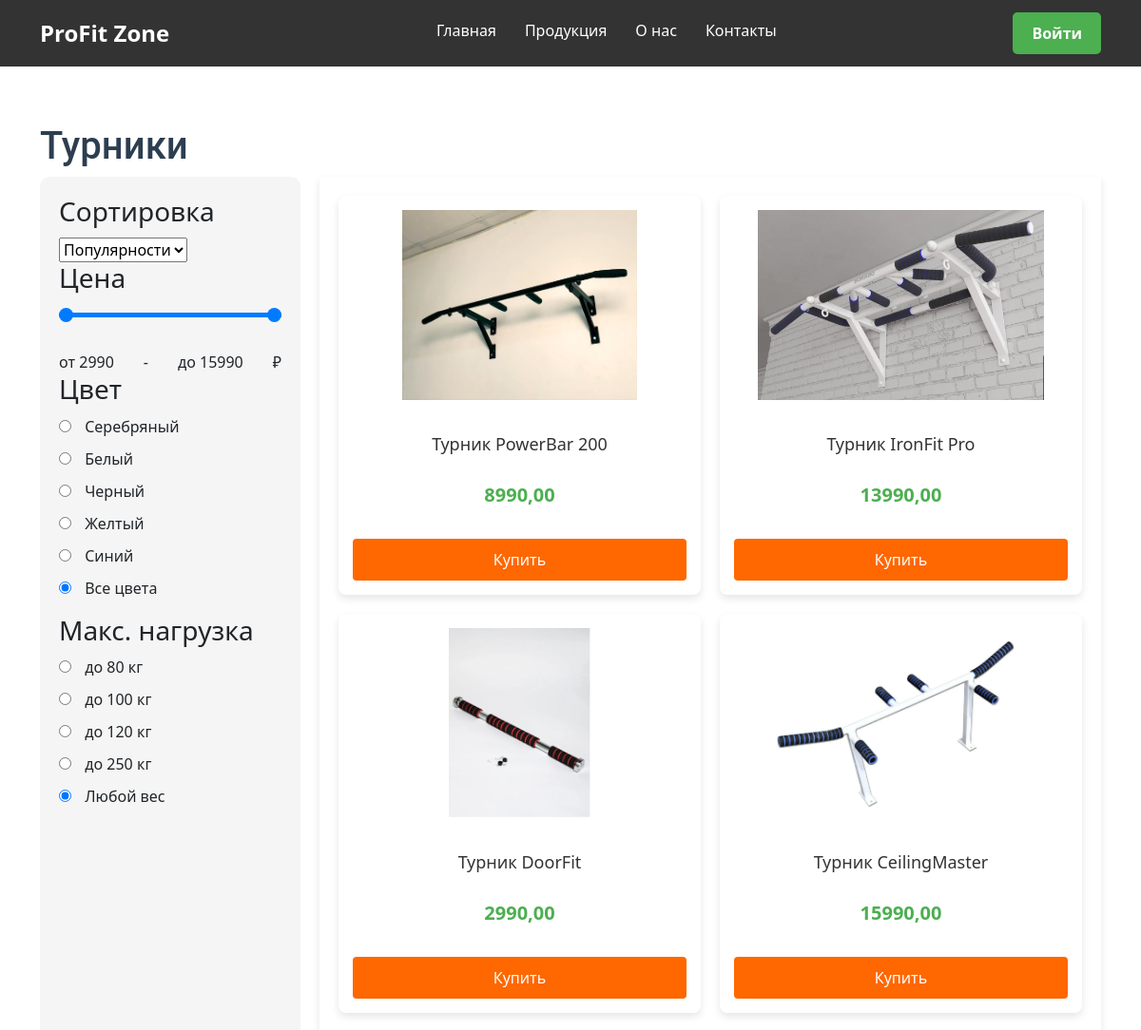
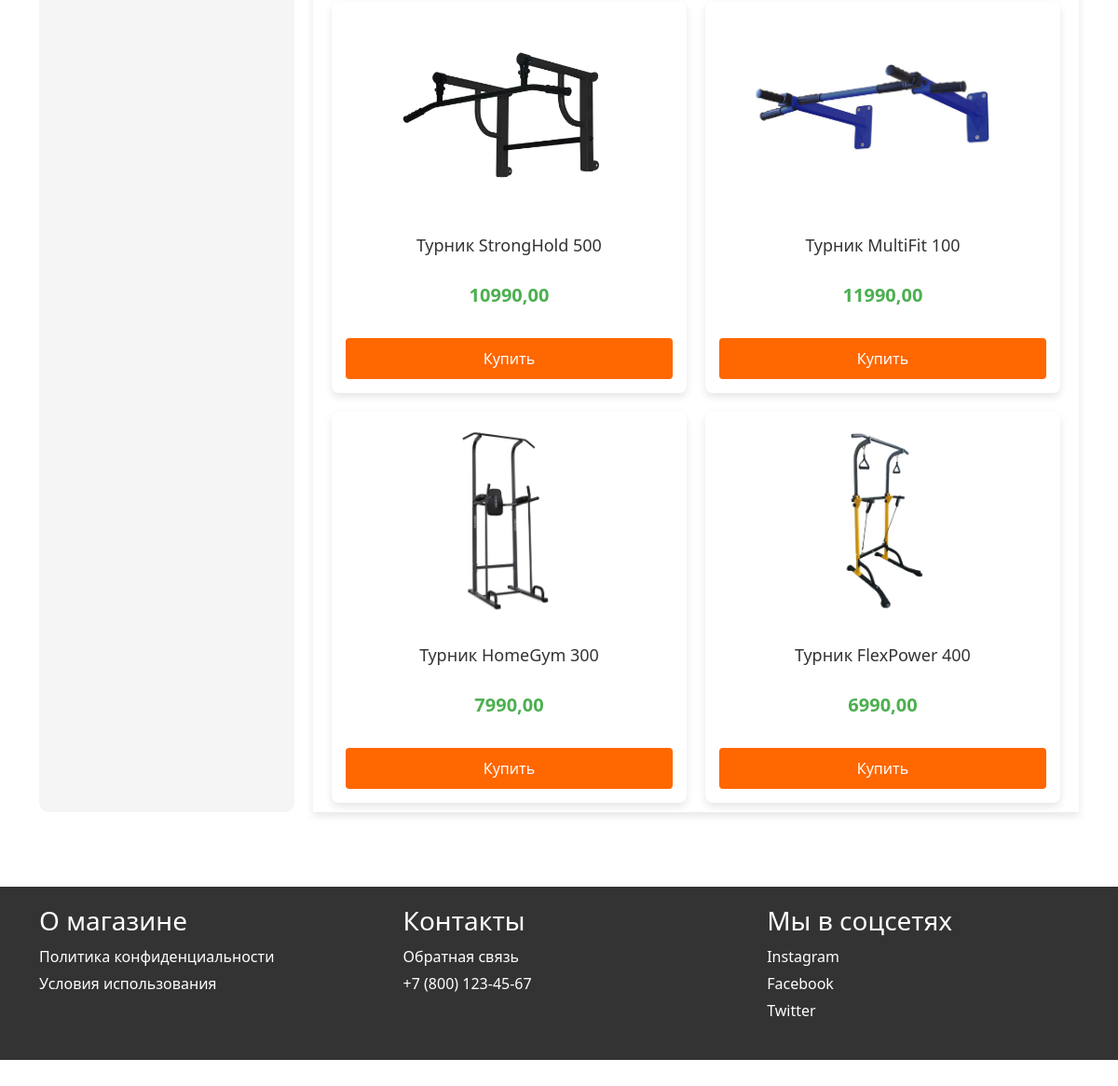
Screenshot of /horizontal_bars/ with the database file from the repository (2 pictures, top to bottom).
### main/models.py (models this page shows, shortened)
class Product(PolymorphicModel):
    id = models.AutoField(primary_key=True)
    name = models.CharField(max_length=255)
    description = models.TextField()
    price = models.DecimalField(max_digits=10, decimal_places=2)
    popularity = models.IntegerField(default=0)
    img = models.ImageField(upload_to='images/', blank=True, null=True)

class HorizontalBar(Product):
    in_bundle = models.TextField(help_text="Список товаров в комплекте")
    installation_type = models.CharField(max_length=255)
    max_load = models.CharField(max_length=100)
    material = models.CharField(max_length=255)
    dimensions = models.TextField(help_text="Габариты в см")
    packaging_parameters = models.TextField(help_text="Параметры упаковки")
    bar_diameter = models.CharField(max_length=100)
    distance_between = models.CharField(max_length=100)
    warranty = models.CharField(max_length=100)
    color = models.CharField(max_length=30)

class Product(PolymorphicModel):
    id = models.AutoField(primary_key=True)
    name = models.CharField(max_length=255)
    description = models.TextField()
    price = models.DecimalField(max_digits=10, decimal_places=2)
    popularity = models.IntegerField(default=0)
    img = models.ImageField(upload_to='images/', blank=True, null=True)

### main/views.py (the view)
# urls.py: path('horizontal_bars/', views.horizontal_bars, name='horizontal_bars'),
def horizontal_bars(request):
    login_form = LoginForm()
    register_form = RegisterForm()
    COLOR_MAP = {
        'Серебряный': 'silver',
        'Белый': 'white',
        'Черный': 'black',
        'Желтый': 'yellow',
        'Синий': 'blue',
        'Все цвета': 'all'
    }
    sort_by = request.GET.get('sort_by', 'popularity')
    min_price = request.GET.get('min_price', 2990)
    max_price = request.GET.get('max_price', 15990)
    color = request.GET.get('color')
    load_limits = request.GET.get('load_limits')
    selected_color_eng = COLOR_MAP.get(color)
    bars = HorizontalBar.objects.filter(price__gte=min_price, price__lte=max_price)
    if selected_color_eng == 'all' or selected_color_eng == None:
        pass
    else:
        bars = bars.filter(color=selected_color_eng)
    if load_limits == 'Любой' or load_limits == None:
        pass
    else:
        bars = bars.filter(max_load=load_limits)
    if sort_by == 'price':
        bars = bars.order_by('price')
    else:
        bars = bars.order_by('-popularity')
    context = {
        'horizontal_bars_sort': bars,
        'sort_by': sort_by,
        'min_price': min_price,
        'max_price': max_price,
        'colors': color,
        'load_limits': load_limits,
        'login_form': login_form,
        'register_form': register_form,
    }
    if request.headers.get('x-requested-with') == 'XMLHttpRequest':
        return render(request, 'main/includes/horizontal_bars_list.html', context)
    return render(request, 'main/horizontal_bars.html', context)

### main/forms.py
class LoginForm(AuthenticationForm):
    username = forms.CharField(label='Имя пользователя', max_length=100)
    password = forms.CharField(label='Пароль', widget=forms.PasswordInput)

class RegisterForm(UserCreationForm):
    email = forms.EmailField(label='Email', required=True)
    username = forms.CharField(label='Имя пользователя')
    password1 = forms.CharField(label='Пароль', widget=forms.PasswordInput)
    password2 = forms.CharField(label='Подтвердите пароль', widget=forms.PasswordInput)
    class Meta:
        model = User
        fields = ['username', 'email', 'password1', 'password2']

### main/templates/main/horizontal_bars.html (shortened to what this page needs)
{% extends 'main/layout.html' %}
{% load static %}
{% block content %}
<section class="product-section">
    <div class="container">
        <h1>Турники</h1>
        <div class="product-layout">
            <aside class="filters">
                <h3>Сортировка</h3>
                <select name="sort_by" id="sortSelect">
                    <option value="popularity" {% if sort_by == 'popularity' %}selected{% endif %}>Популярности</option>
                </select>
                <h3>Цена</h3>
                <div class="price-slider-container">
                    <input type="range" id="minPriceRange" min="2990" max="15990" value="{{ request.GET.min_price|default:2990 }}" class="price-range" name="min_price">
                    <input type="range" id="maxPriceRange" min="2990" max="15990" value="{{ request.GET.max_price|default:15990 }}" class="price-range" name="max_price">
                </div>
                <div class="price-range-display">
                    <span id="priceMinDisplay">от {{ request.GET.min_price|default:2990 }}</span> - <span id="priceMaxDisplay">до {{ request.GET.max_price|default:15990 }}</span> ₽
                </div>
                <h3>Цвет</h3>
                <ul>
                    <li><input type="radio" id="silver" name="color" value="Серебряный" {% if 'Серебряный' in colors %}checked{% endif %}> <label for="silver">Серебряный</label></li>
                    <li><input type="radio" id="white" name="color" value="Белый" {% if 'Белый' in colors %}checked{% endif %}> <label for="white">Белый</label></li>
                    <li><input type="radio" id="black" name="color" value="Черный" {% if 'Черный' in colors %}checked{% endif %}> <label for="black">Черный</label></li>
                    <li><input type="radio" id="yellow" name="color" value="Желтый" {% if 'Желтый' in colors %}checked{% endif %}> <label for="yellow">Желтый</label></li>
                    <li><input type="radio" id="blue" name="color" value="Синий" {% if 'Синий' in colors %}checked{% endif %}> <label for="blue">Синий</label></li>
                    <li><input type="radio" id="all" name="color" value="Все цвета" {% if colors %}{% else %}checked{% endif %}{% if 'Все цвета' in colors %}checked{% endif %}> <label for="all">Все цвета</label></li>
                </ul>
                <h3>Макс. нагрузка</h3>
                <ul>
                    <li><input type="radio" id="80kg" name="load_limits" value="до 80 кг" {% if 'до 80 кг' in load_limits %}checked{% endif %}> <label for="80kg">до 80 кг</label></li>
                    <li><input type="radio" id="100kg" name="load_limits" value="до 100 кг" {% if 'до 100 кг' in load_limits %}checked{% endif %}> <label for="100kg">до 100 кг</label></li>
                    <li><input type="radio" id="120kg" name="load_limits" value="до 120 кг" {% if 'до 120 кг' in load_limits %}checked{% endif %}> <label for="120kg">до 120 кг</label></li>
                    <li><input type="radio" id="250kg" name="load_limits" value="до 250 кг" {% if 'до 250 кг' in load_limits %}checked{% endif %}> <label for="250kg">до 250 кг</label></li>
                    <li><input type="radio" id="all" name="load_limits" value="Любой" {% if load_limits %}{% else %}checked{% endif %}{% if 'Любой' in load_limits %}checked{% endif %}> <label for="all">Любой вес</label></li>
                </ul>
            </aside>
            <div class="products">
                <div class="product-grid">
                    {% for horizontal_bar in horizontal_bars_sort %}
                    <a style="text-decoration: none;" href="{% url 'product_card' horizontal_bar.id %}">
                    <div class="product-card">
                        <img src="{{ horizontal_bar.img.url }}" alt="{{ horizontal_bar.name }}">
                        <h4>{{ horizontal_bar.name }}</h4>
                        <p class="price">{{ horizontal_bar.price }}</p>
                        <button class="add-to-cart-btn">Купить</button>
                    </div>
                    </a>
                    {% endfor %}
                </div>
            </div>
        </div>
    </div>
</section>
{% endblock %}

### main/static/main/css/main.css (style rules this page uses)
* { margin: 0; padding: 0; box-sizing: border-box; }
body { font-family: Arial, sans-serif; line-height: 1.6; background-color: #f4f4f4; }
.container { width: 90%; margin: 0 auto; max-width: 1200px; }
.product-section { padding: 40px 0; }
.product-layout { display: grid; grid-template-columns: 1fr 3fr; gap: 20px; }
.filters { background-color: #f5f5f5; padding: 20px; border-radius: 10px; }
.filters h3 { margin-bottom: 10px; }
.filters ul { list-style: none; padding: 0; }
.filters li { margin-bottom: 10px; }
.filters input[type="checkbox"], .filters input[type="radio"] { margin-right: 10px; }
.price-range { width: 100%; margin: 10px 0; }
.price-range-display { display: flex; justify-content: space-between; }
.product-grid { display: grid; overflow: auto; max-height: 70vh; box-shadow: 0px 4px 8px rgba(0, 0, 0, 0.1); grid-template-columns: repeat(auto-fill, minmax(250px, 1fr)); z-index: 10; gap: 20px; padding: 20px; }
.product-card { min-height: 420px; background-color: #fff; border-radius: 8px; box-shadow: 0 4px 8px rgba(0, 0, 0, 0.1); overflow: hidden; text-align: center; padding: 15px; transition: transform 0.3s ease, box-shadow 0.3s ease; display: flex; flex-direction: column; justify-content: space-between; }
.product-card img { width: 100%; height: 200px; object-fit: contain; margin-bottom: 10px; }
.product-card h4 { font-size: 18px; margin: 10px 0; color: #333; }
.product-card .price { font-size: 20px; font-weight: bold; color: #4CAF50; margin-bottom: 15px; }
.add-to-cart-btn { padding: 10px 15px; background-color: #ff6700; color: white; border: none; border-radius: 4px; cursor: pointer; font-size: 16px; transition: background-color 0.3s ease; }
.container { max-width: 900px; }
h1 { font-family: 'Roboto', sans-serif; font-weight: 700; color: #2c3e50; }

### main/templates/main/horizontal_bars.html (style rules this page uses)
.price-slider-container { position: relative; width: 100%; height: 40px; margin: 10px 0; }
.price-range { -webkit-appearance: none; appearance: none; width: 100%; height: 5px; background: #007bff; position: absolute; pointer-events: none; outline: none; border-radius: 5px; }
#minPriceRange { z-index: 3; }
#maxPriceRange { z-index: 2; }
.price-range-display { font-size: 16px; margin-top: 10px; }

### rows the page displays
HorizontalBar: img (picture), name "Турник PowerBar 200", price "8990,00"
HorizontalBar: img (picture), name "Турник IronFit Pro", price "13990,00"
HorizontalBar: img (picture), name "Турник DoorFit", price "2990,00"
HorizontalBar: img (picture), name "Турник CeilingMaster", price "15990,00"
HorizontalBar: img (picture), name "Турник StrongHold 500", price "10990,00"
HorizontalBar: img (picture), name "Турник MultiFit 100", price "11990,00"
HorizontalBar: img (picture), name "Турник HomeGym 300", price "7990,00"
HorizontalBar: img (picture), name "Турник FlexPower 400", price "6990,00"
